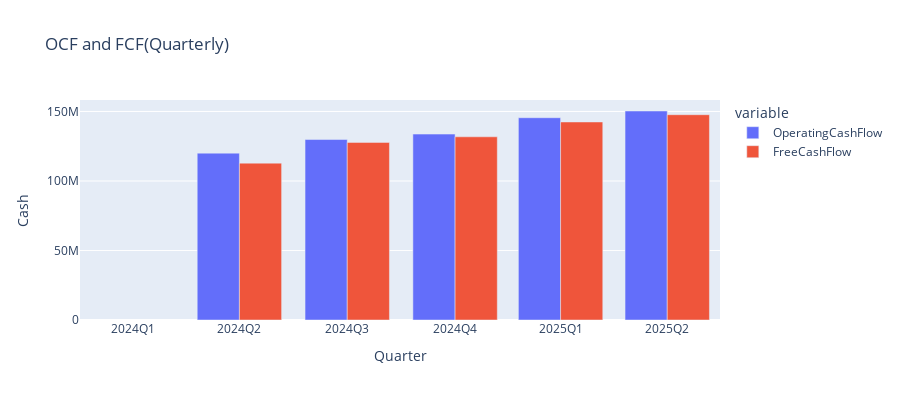

The cell this chart's notebook holds for it:
### Code cell
wix_cf_q = px.bar(wix_cashflow_q, x=wix_cashflow_q.index, y=['OperatingCashFlow', 'FreeCashFlow'], title='OCF and FCF(Quarterly)',
                barmode='group', height=400)
wix_cf_q.update_layout(xaxis_title='Quarter', yaxis_title='Cash')
wix_cf_q.update_xaxes(tickvals=wix_cashflow_q.index, ticktext=quarter_labels)
wix_cf_q.show()

### Figure 1 — Plotly figure (JSON) as saved in the notebook; plotly's stock layout.template omitted (floating-point values rounded to 4 significant figures)
{"data": [{"alignmentgroup": "True", "hovertemplate": "variable=OperatingCashFlow<br>index=%{x}<br>value=%{y}<extra></extra>", "legendgroup": "OperatingCashFlow", "marker": {"color": "#636efa", "pattern": {"shape": ""}}, "name": "OperatingCashFlow", "offsetgroup": "OperatingCashFlow", "orientation": "v", "showlegend": true, "textposition": "auto", "type": "bar", "x": ["2025-06-30T00:00:00.000000000", "2025-03-31T00:00:00.000000000", "2024-12-31T00:00:00.000000000", "2024-09-30T00:00:00.000000000", "2024-06-30T00:00:00.000000000", "2024-03-31T00:00:00.000000000"], "xaxis": "x", "y": [150300000.0, 145500000.0, 133700000.0, 129800000.0, 120000000.0, NaN], "yaxis": "y"}, {"alignmentgroup": "True", "hovertemplate": "variable=FreeCashFlow<br>index=%{x}<br>value=%{y}<extra></extra>", "legendgroup": "FreeCashFlow", "marker": {"color": "#EF553B", "pattern": {"shape": ""}}, "name": "FreeCashFlow", "offsetgroup": "FreeCashFlow", "orientation": "v", "showlegend": true, "textposition": "auto", "type": "bar", "x": ["2025-06-30T00:00:00.000000000", "2025-03-31T00:00:00.000000000", "2024-12-31T00:00:00.000000000", "2024-09-30T00:00:00.000000000", "2024-06-30T00:00:00.000000000", "2024-03-31T00:00:00.000000000"], "xaxis": "x", "y": [147700000.0, 142400000.0, 131800000.0, 127800000.0, 112800000.0, NaN], "yaxis": "y"}], "layout": {"barmode": "group", "height": 400, "legend": {"title": {"text": "variable"}, "tracegroupgap": 0}, "title": {"text": "OCF and FCF(Quarterly)"}, "xaxis": {"anchor": "y", "domain": [0, 1], "ticktext": ["2025Q2", "2025Q1", "2024Q4", "2024Q3", "2024Q2", "2024Q1"], "tickvals": ["2025-06-30T00:00:00.000000000", "2025-03-31T00:00:00.000000000", "2024-12-31T00:00:00.000000000", "2024-09-30T00:00:00.000000000", "2024-06-30T00:00:00.000000000", "2024-03-31T00:00:00.000000000"], "title": {"text": "Quarter"}}, "yaxis": {"anchor": "x", "domain": [0, 1], "title": {"text": "Cash"}}}}
